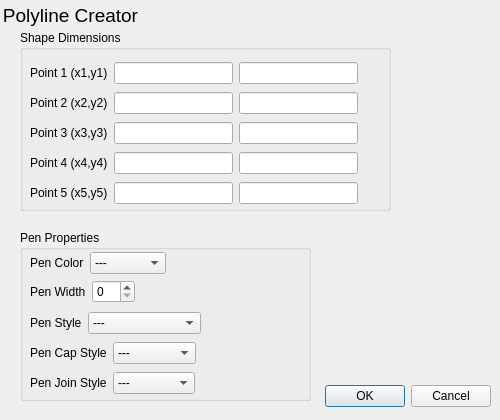
<?xml version="1.0" encoding="UTF-8"?>
<ui version="4.0">
 <class>addPolyline</class>
 <widget class="QDialog" name="addPolyline">
  <property name="geometry">
   <rect>
    <x>0</x>
    <y>0</y>
    <width>500</width>
    <height>420</height>
   </rect>
  </property>
  <property name="windowTitle">
   <string>Dialog</string>
  </property>
  <widget class="QLabel" name="title">
   <property name="geometry">
    <rect>
     <x>-30</x>
     <y>0</y>
     <width>201</width>
     <height>31</height>
    </rect>
   </property>
   <property name="text">
    <string>&lt;html&gt;&lt;head/&gt;&lt;body&gt;&lt;p align=&quot;center&quot;&gt;&lt;span style=&quot; font-size:14pt;&quot;&gt;Polyline Creator&lt;/span&gt;&lt;/p&gt;&lt;/body&gt;&lt;/html&gt;</string>
   </property>
  </widget>
  <widget class="QGroupBox" name="shapeDimensions">
   <property name="geometry">
    <rect>
     <x>20</x>
     <y>30</y>
     <width>371</width>
     <height>181</height>
    </rect>
   </property>
   <property name="title">
    <string>Shape Dimensions</string>
   </property>
   <widget class="QWidget" name="layoutWidget_2">
    <property name="geometry">
     <rect>
      <x>10</x>
      <y>30</y>
      <width>328</width>
      <height>26</height>
     </rect>
    </property>
    <layout class="QHBoxLayout" name="horizontalLayout_3">
     <item>
      <widget class="QLabel" name="point">
       <property name="text">
        <string>Point 1 (x1,y1)</string>
       </property>
      </widget>
     </item>
     <item>
      <widget class="QLineEdit" name="x_1"/>
     </item>
     <item>
      <widget class="QLineEdit" name="y_1"/>
     </item>
    </layout>
   </widget>
   <widget class="QWidget" name="layoutWidget_3">
    <property name="geometry">
     <rect>
      <x>10</x>
      <y>60</y>
      <width>328</width>
      <height>26</height>
     </rect>
    </property>
    <layout class="QHBoxLayout" name="horizontalLayout_4">
     <item>
      <widget class="QLabel" name="point_2">
       <property name="text">
        <string>Point 2 (x2,y2)</string>
       </property>
      </widget>
     </item>
     <item>
      <widget class="QLineEdit" name="x_2"/>
     </item>
     <item>
      <widget class="QLineEdit" name="y_2"/>
     </item>
    </layout>
   </widget>
   <widget class="QWidget" name="layoutWidget_4">
    <property name="geometry">
     <rect>
      <x>10</x>
      <y>90</y>
      <width>328</width>
      <height>26</height>
     </rect>
    </property>
    <layout class="QHBoxLayout" name="horizontalLayout_5">
     <item>
      <widget class="QLabel" name="point_3">
       <property name="text">
        <string>Point 3 (x3,y3)</string>
       </property>
      </widget>
     </item>
     <item>
      <widget class="QLineEdit" name="x_3"/>
     </item>
     <item>
      <widget class="QLineEdit" name="y_3"/>
     </item>
    </layout>
   </widget>
   <widget class="QWidget" name="layoutWidget_5">
    <property name="geometry">
     <rect>
      <x>10</x>
      <y>120</y>
      <width>328</width>
      <height>26</height>
     </rect>
    </property>
    <layout class="QHBoxLayout" name="horizontalLayout_6">
     <item>
      <widget class="QLabel" name="point_4">
       <property name="text">
        <string>Point 4 (x4,y4)</string>
       </property>
      </widget>
     </item>
     <item>
      <widget class="QLineEdit" name="x_4"/>
     </item>
     <item>
      <widget class="QLineEdit" name="y_4"/>
     </item>
    </layout>
   </widget>
   <widget class="QWidget" name="layoutWidget_6">
    <property name="geometry">
     <rect>
      <x>10</x>
      <y>150</y>
      <width>328</width>
      <height>26</height>
     </rect>
    </property>
    <layout class="QHBoxLayout" name="horizontalLayout_7">
     <item>
      <widget class="QLabel" name="point_5">
       <property name="text">
        <string>Point 5 (x5,y5)</string>
       </property>
      </widget>
     </item>
     <item>
      <widget class="QLineEdit" name="x_5"/>
     </item>
     <item>
      <widget class="QLineEdit" name="y_5"/>
     </item>
    </layout>
   </widget>
  </widget>
  <widget class="QGroupBox" name="penProperties">
   <property name="geometry">
    <rect>
     <x>20</x>
     <y>230</y>
     <width>291</width>
     <height>171</height>
    </rect>
   </property>
   <property name="title">
    <string>Pen Properties</string>
   </property>
   <widget class="QWidget" name="layoutWidget">
    <property name="geometry">
     <rect>
      <x>10</x>
      <y>20</y>
      <width>136</width>
      <height>26</height>
     </rect>
    </property>
    <layout class="QHBoxLayout" name="color">
     <item>
      <widget class="QLabel" name="penColor">
       <property name="text">
        <string>Pen Color</string>
       </property>
      </widget>
     </item>
     <item>
      <widget class="QComboBox" name="penColorBox">
       <item>
        <property name="text">
         <string>---</string>
        </property>
       </item>
       <item>
        <property name="text">
         <string>White</string>
        </property>
       </item>
       <item>
        <property name="text">
         <string>Black</string>
        </property>
       </item>
       <item>
        <property name="text">
         <string>Red</string>
        </property>
       </item>
       <item>
        <property name="text">
         <string>Green</string>
        </property>
       </item>
       <item>
        <property name="text">
         <string>Blue</string>
        </property>
       </item>
       <item>
        <property name="text">
         <string>Cyan</string>
        </property>
       </item>
       <item>
        <property name="text">
         <string>Magenta</string>
        </property>
       </item>
       <item>
        <property name="text">
         <string>Yellow</string>
        </property>
       </item>
       <item>
        <property name="text">
         <string>Gray</string>
        </property>
       </item>
      </widget>
     </item>
    </layout>
   </widget>
   <widget class="QWidget" name="layoutWidget">
    <property name="geometry">
     <rect>
      <x>10</x>
      <y>80</y>
      <width>171</width>
      <height>26</height>
     </rect>
    </property>
    <layout class="QHBoxLayout" name="style">
     <item>
      <widget class="QLabel" name="penStyle">
       <property name="text">
        <string>&lt;html&gt;&lt;head/&gt;&lt;body&gt;&lt;p&gt;Pen Style&lt;/p&gt;&lt;/body&gt;&lt;/html&gt;</string>
       </property>
      </widget>
     </item>
     <item>
      <widget class="QComboBox" name="penStyleBox">
       <item>
        <property name="text">
         <string>---</string>
        </property>
       </item>
       <item>
        <property name="text">
         <string>NoPen</string>
        </property>
       </item>
       <item>
        <property name="text">
         <string>SolidLine</string>
        </property>
       </item>
       <item>
        <property name="text">
         <string>DashLine</string>
        </property>
       </item>
       <item>
        <property name="text">
         <string>DotLine</string>
        </property>
       </item>
       <item>
        <property name="text">
         <string>DashDotLine</string>
        </property>
       </item>
       <item>
        <property name="text">
         <string>DashDotDotLine</string>
        </property>
       </item>
      </widget>
     </item>
    </layout>
   </widget>
   <widget class="QWidget" name="layoutWidget">
    <property name="geometry">
     <rect>
      <x>10</x>
      <y>110</y>
      <width>166</width>
      <height>26</height>
     </rect>
    </property>
    <layout class="QHBoxLayout" name="capstyle">
     <item>
      <widget class="QLabel" name="penCapStyle">
       <property name="text">
        <string>&lt;html&gt;&lt;head/&gt;&lt;body&gt;&lt;p&gt;Pen Cap Style&lt;/p&gt;&lt;/body&gt;&lt;/html&gt;</string>
       </property>
      </widget>
     </item>
     <item>
      <widget class="QComboBox" name="penCapStyleBox">
       <item>
        <property name="text">
         <string>---</string>
        </property>
       </item>
       <item>
        <property name="text">
         <string>FlatCap</string>
        </property>
       </item>
       <item>
        <property name="text">
         <string>SquareCap</string>
        </property>
       </item>
       <item>
        <property name="text">
         <string>RoundCap</string>
        </property>
       </item>
      </widget>
     </item>
    </layout>
   </widget>
   <widget class="QWidget" name="layoutWidget">
    <property name="geometry">
     <rect>
      <x>10</x>
      <y>140</y>
      <width>165</width>
      <height>26</height>
     </rect>
    </property>
    <layout class="QHBoxLayout" name="horizontalLayout">
     <item>
      <widget class="QLabel" name="penJoinStyle">
       <property name="text">
        <string>&lt;html&gt;&lt;head/&gt;&lt;body&gt;&lt;p&gt;Pen Join Style&lt;/p&gt;&lt;/body&gt;&lt;/html&gt;</string>
       </property>
      </widget>
     </item>
     <item>
      <widget class="QComboBox" name="penJoinStyleBox">
       <item>
        <property name="text">
         <string>---</string>
        </property>
       </item>
       <item>
        <property name="text">
         <string>MiterJoin</string>
        </property>
       </item>
       <item>
        <property name="text">
         <string>BevelJoin</string>
        </property>
       </item>
       <item>
        <property name="text">
         <string>RoundJoin</string>
        </property>
       </item>
      </widget>
     </item>
    </layout>
   </widget>
   <widget class="QWidget" name="layoutWidget">
    <property name="geometry">
     <rect>
      <x>10</x>
      <y>50</y>
      <width>105</width>
      <height>24</height>
     </rect>
    </property>
    <layout class="QHBoxLayout" name="horizontalLayout_2">
     <item>
      <widget class="QLabel" name="penWidth">
       <property name="text">
        <string>&lt;html&gt;&lt;head/&gt;&lt;body&gt;&lt;p&gt;Pen Width&lt;/p&gt;&lt;/body&gt;&lt;/html&gt;</string>
       </property>
      </widget>
     </item>
     <item>
      <widget class="QSpinBox" name="penWidthBox">
       <property name="minimumSize">
        <size>
         <width>42</width>
         <height>22</height>
        </size>
       </property>
       <property name="maximum">
        <number>20</number>
       </property>
      </widget>
     </item>
    </layout>
   </widget>
  </widget>
  <widget class="QDialogButtonBox" name="buttonBox">
   <property name="geometry">
    <rect>
     <x>150</x>
     <y>380</y>
     <width>341</width>
     <height>32</height>
    </rect>
   </property>
   <property name="orientation">
    <enum>Qt::Horizontal</enum>
   </property>
   <property name="standardButtons">
    <set>QDialogButtonBox::Cancel|QDialogButtonBox::Ok</set>
   </property>
  </widget>
 </widget>
 <resources/>
 <connections/>
</ui>
